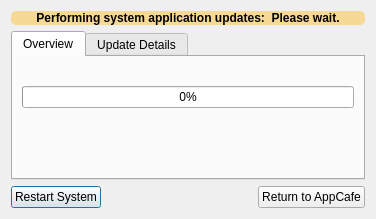
<?xml version="1.0" encoding="UTF-8"?>
<ui version="4.0">
 <class>UpdateDialog</class>
 <widget class="QDialog" name="UpdateDialog">
  <property name="geometry">
   <rect>
    <x>0</x>
    <y>0</y>
    <width>376</width>
    <height>219</height>
   </rect>
  </property>
  <property name="windowTitle">
   <string>Application Updates</string>
  </property>
  <property name="windowIcon">
   <iconset resource="SoftwareManager.qrc">
    <normaloff>:/icons/app_upgrade_small.png</normaloff>:/icons/app_upgrade_small.png</iconset>
  </property>
  <layout class="QVBoxLayout" name="verticalLayout">
   <item>
    <widget class="QLabel" name="label_info">
     <property name="font">
      <font>
       <weight>75</weight>
       <bold>true</bold>
      </font>
     </property>
     <property name="styleSheet">
      <string notr="true">background: rgba(250,210,120,190); border-radius: 5px;</string>
     </property>
     <property name="text">
      <string>Performing system application updates:  Please wait.</string>
     </property>
     <property name="alignment">
      <set>Qt::AlignCenter</set>
     </property>
     <property name="wordWrap">
      <bool>true</bool>
     </property>
    </widget>
   </item>
   <item>
    <widget class="QTabWidget" name="tabWidget">
     <property name="currentIndex">
      <number>0</number>
     </property>
     <widget class="QWidget" name="tab">
      <attribute name="title">
       <string>Overview</string>
      </attribute>
      <layout class="QVBoxLayout" name="verticalLayout_3">
       <item>
        <widget class="QLabel" name="label_progress">
         <property name="text">
          <string/>
         </property>
         <property name="alignment">
          <set>Qt::AlignCenter</set>
         </property>
         <property name="wordWrap">
          <bool>true</bool>
         </property>
        </widget>
       </item>
       <item>
        <widget class="QProgressBar" name="progressBar">
         <property name="value">
          <number>0</number>
         </property>
        </widget>
       </item>
       <item>
        <spacer name="verticalSpacer_2">
         <property name="orientation">
          <enum>Qt::Vertical</enum>
         </property>
         <property name="sizeHint" stdset="0">
          <size>
           <width>20</width>
           <height>40</height>
          </size>
         </property>
        </spacer>
       </item>
      </layout>
     </widget>
     <widget class="QWidget" name="tab_2">
      <attribute name="title">
       <string>Update Details</string>
      </attribute>
      <layout class="QVBoxLayout" name="verticalLayout_2">
       <item>
        <widget class="QTextEdit" name="text_log"/>
       </item>
      </layout>
     </widget>
    </widget>
   </item>
   <item>
    <spacer name="verticalSpacer">
     <property name="orientation">
      <enum>Qt::Vertical</enum>
     </property>
     <property name="sizeHint" stdset="0">
      <size>
       <width>20</width>
       <height>40</height>
      </size>
     </property>
    </spacer>
   </item>
   <item>
    <layout class="QHBoxLayout" name="horizontalLayout">
     <item>
      <widget class="QPushButton" name="push_reboot">
       <property name="text">
        <string>Restart System</string>
       </property>
       <property name="icon">
        <iconset resource="SoftwareManager.qrc">
         <normaloff>:/icons/app_needroot.png</normaloff>:/icons/app_needroot.png</iconset>
       </property>
      </widget>
     </item>
     <item>
      <spacer name="horizontalSpacer">
       <property name="orientation">
        <enum>Qt::Horizontal</enum>
       </property>
       <property name="sizeHint" stdset="0">
        <size>
         <width>40</width>
         <height>20</height>
        </size>
       </property>
      </spacer>
     </item>
     <item>
      <widget class="QPushButton" name="push_done">
       <property name="text">
        <string>Return to AppCafe</string>
       </property>
       <property name="icon">
        <iconset resource="SoftwareManager.qrc">
         <normaloff>:/icons/appcafe.png</normaloff>:/icons/appcafe.png</iconset>
       </property>
      </widget>
     </item>
    </layout>
   </item>
  </layout>
 </widget>
 <resources>
  <include location="SoftwareManager.qrc"/>
 </resources>
 <connections/>
</ui>
